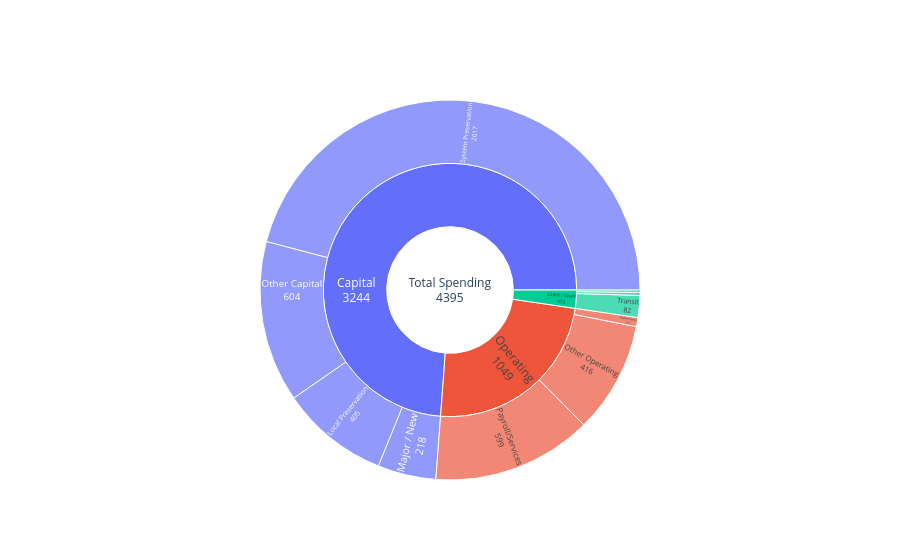

This figure's notebook cell:
### Code cell
fig

### Figure 1 — Plotly figure (JSON) as saved in the notebook; plotly's stock layout.template omitted (floating-point values rounded to 4 significant figures)
{"data": [{"branchvalues": "total", "hoverinfo": "label+percent parent+value", "ids": ["Total Spending", "Operating", "Capital", "Grant / Loan", "Op-Payroll", "Op-Maintenance", "Op-Other", "Cap-System Preservation", "Cap-Local Preservation", "Cap-Major/New", "Cap-Other", "Grant-Transit", "Grant-Aviation", "Grant-Rail"], "insidetextorientation": "radial", "labels": ["Total Spending", "Operating", "Capital", "Grant / Loan", "Payroll/Services", "Maintenance", "Other Operating", "System Preservation", "Local Preservation", "Major / New", "Other Capital", "Transit", "Aviation", "Rail"], "parents": ["", "Total Spending", "Total Spending", "Total Spending", "Operating", "Operating", "Operating", "Capital", "Capital", "Capital", "Capital", "Grant / Loan", "Grant / Loan", "Grant / Loan"], "textinfo": "label+value", "type": "sunburst", "values": [4395, 1049, 3244, 102, 599, 34, 416, 2017, 405, 218, 604, 82, 11, 9]}], "layout": {}}
